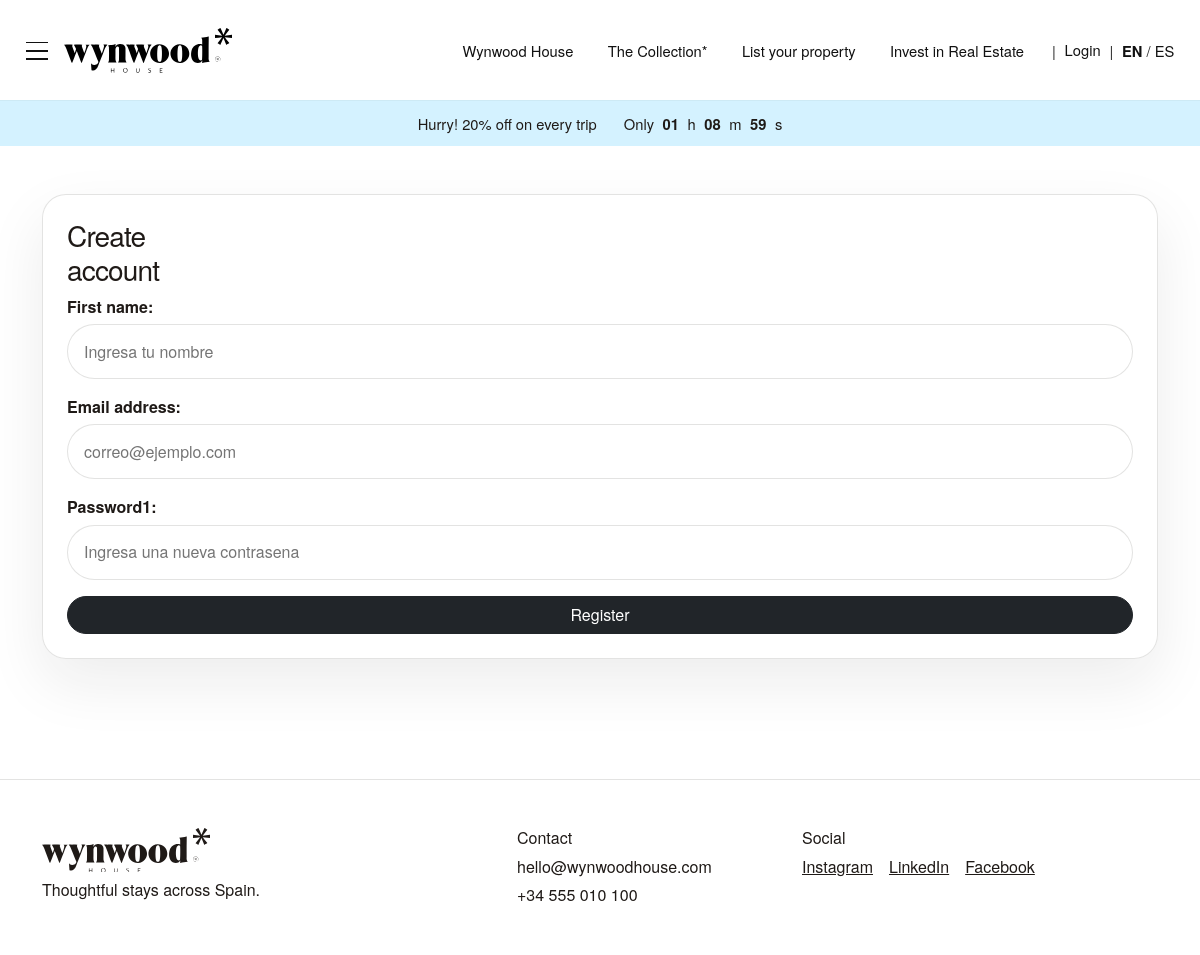
Screenshot of /register/ with the database file from the repository.
### bookings/models.py (models this page shows, shortened)
class TimestampedModel(models.Model):
    created_at = models.DateTimeField(auto_now_add=True)
    updated_at = models.DateTimeField(auto_now=True)
    class Meta:
        abstract = True

class NavigationItem(TimestampedModel):
    title_es = models.CharField(max_length=120)
    title_en = models.CharField(max_length=120)
    url = models.CharField(max_length=255)
    sort_order = models.PositiveIntegerField(default=0)
    is_active = models.BooleanField(default=True)
    class Meta:
        ordering = ["sort_order", "id"]

class SiteConfiguration(TimestampedModel):
    site_name = models.CharField(max_length=120, default="Wynwood House")
    contact_email = models.EmailField(default="hello@wynwoodhouse.com")
    contact_phone = models.CharField(max_length=40, default="+34 555 010 100")
    promo_text_es = models.CharField(max_length=180, blank=True)
    promo_text_en = models.CharField(max_length=180, blank=True)
    promo_timer_label_es = models.CharField(max_length=120, blank=True)
    promo_timer_label_en = models.CharField(max_length=120, blank=True)
    instagram_url = models.URLField(blank=True)
    linkedin_url = models.URLField(blank=True)
    facebook_url = models.URLField(blank=True)
    app_store_url = models.URLField(blank=True)
    google_play_url = models.URLField(blank=True)
    contact_cta_email = models.EmailField(default="hello@wynwoodhouse.com")
    confirmation_tagline = models.CharField(max_length=180, default="Home Experience, Hotel Quality")
    confirmation_social = models.CharField(max_length=120, default="@wynwood.house")
    confirmation_policy_url = models.URLField(blank=True)
    vat_rate = models.DecimalField(max_digits=5, decimal_places=4, default=0.1600)
    city_tax_rate = models.DecimalField(max_digits=5, decimal_places=4, default=0.0300)
    loyalty_discount = models.DecimalField(max_digits=10, decimal_places=2, default=18.00)
    default_points_divisor = models.PositiveIntegerField(default=2)

### bookings/views.py (the view, shortened to what this page needs)
# urls.py: path("register/", RegisterView.as_view(), name="register"),
class RegisterView(LanguageContextMixin, FormView):
    template_name = "bookings/register.html"
    form_class = RegisterForm

### bookings/forms.py (shortened to what this page needs)
class RegisterForm(forms.ModelForm):
    password1 = forms.CharField(widget=forms.PasswordInput())
    class Meta:
        model = User
        fields = ["first_name", "email"]
    def __init__(self, *args, **kwargs):
        super().__init__(*args, **kwargs)
        self.fields["password1"].widget = forms.PasswordInput(render_value=True)
        placeholders = {
            "first_name": "Ingresa tu nombre",
            "email": "correo@ejemplo.com",
            "password1": "Ingresa una nueva contrasena",
        }
        for name, field in self.fields.items():
            field.widget.attrs.update({"class": "checkout-input"})
            if name in placeholders:
                field.widget.attrs["placeholder"] = placeholders[name]

class SearchForm(forms.Form):
    city = forms.ModelChoiceField(queryset=City.objects.none(), required=False, empty_label="Any city")
    check_in = forms.DateField(required=False, widget=DateInput())
    check_out = forms.DateField(required=False, widget=DateInput())
    guests = forms.IntegerField(required=False, min_value=1, max_value=20)
    def __init__(self, *args, **kwargs):
        super().__init__(*args, **kwargs)
        self.fields["city"].queryset = City.objects.all()
        self.fields["city"].empty_label = "Ciudad o destino"
        self.fields["city"].widget.attrs.update({"class": "hero-select"})
        self.fields["check_in"].widget.attrs.update({"class": "hero-date", "aria-label": "Check in"})
        self.fields["check_out"].widget.attrs.update({"class": "hero-date", "aria-label": "Check out"})
        self.fields["guests"].widget.attrs.update({"class": "hero-guests", "placeholder": "Numero de huespedes"})

### bookings/context_processors.py (called while the page is built)
def global_settings(request):
    language = request.session.get("language", "en")
    return {
        "current_language": language,
        "site_settings": get_site_configuration(),
        "navigation_items": get_navigation_items(language),
        "footer_sections": get_footer_sections(language),
    }

### bookings/utils.py (called while the page is built)
def get_current_language(request):
    language = request.GET.get("lang") or request.session.get("language") or settings.LANGUAGE_CODE
    if language not in {"en", "es"}:
        language = "en"
    request.session["language"] = language
    return language

def get_site_configuration():
    return SiteConfiguration.objects.order_by("id").first()

def localize_navigation_item(item, language):
    item.display_title = item.title_es if language == "es" else item.title_en
    return item

### bookings/templates/bookings/register.html (shortened to what this page needs)
{% extends "bookings/base.html" %}
{% block content %}
<section class="section-block pt-5">
    <div class="container">
        <div class="auth-shell mx-auto">
            <h1 class="h3">{{ ui.register_title }}</h1>
            <form method="post">
                {{ form.as_p }}
                <button class="btn btn-dark w-100 rounded-pill" type="submit">{{ ui.nav_register }}</button>
            </form>
        </div>
    </div>
</section>
{% endblock %}

### bookings/templates/bookings/partials/header.html (shortened to what this page needs)
<header class="site-header">
    <nav class="navbar navbar-expand-lg">
        <div class="container-fluid nav-shell">
            <div class="header-left">
                <button class="menu-toggle" type="button" data-bs-toggle="collapse" data-bs-target="#navMenu" aria-label="{{ ui.header_menu }}">
                    <span></span>
                    <span></span>
                    <span></span>
                </button>
            </div>
            <a class="navbar-brand fw-semibold" href="{% url 'home' %}">
                {% include "bookings/partials/wynwood_house_logo.html" %}
            </a>
            <div class="collapse navbar-collapse" id="navMenu">
                <ul class="navbar-nav ms-auto mb-2 mb-lg-0 nav-links-row">
                    {% for item in navigation_items %}
                        <li class="nav-item"><a class="nav-link" href="{{ item.url }}">{{ item.display_title }}</a></li>
                    {% endfor %}
                </ul>
                <div class="d-flex align-items-center nav-actions">
                    <span class="nav-actions-separator">|</span>
                    {% if request.user.is_authenticated %}
                        <form method="post" action="{% url 'logout' %}" class="nav-actions-auth-form">
                            {% csrf_token %}
                            <button type="submit" class="nav-link nav-button-link nav-meta-link">{{ ui.nav_logout }}</button>
                        </form>
                    {% else %}
                        <a href="{% url 'login' %}" class="nav-link nav-meta-link">{{ ui.header_login }}</a>
                    {% endif %}
                    <span class="nav-actions-separator">|</span>
                    <div class="language-switch">
                        <a href="{% url 'set-language' 'en' %}?next={{ request.get_full_path|urlencode }}" class="{% if current_language == 'en' %}active{% endif %}">EN</a>
                        <span>/</span>
                        <a href="{% url 'set-language' 'es' %}?next={{ request.get_full_path|urlencode }}" class="{% if current_language == 'es' %}active{% endif %}">ES</a>
                    </div>
                </div>
            </div>
        </div>
    </nav>
    {% if site_settings and site_settings.promo_text_es and site_settings.promo_text_en %}
        <div class="promo-strip">
            <div class="promo-copy">{% if current_language == 'es' %}{{ site_settings.promo_text_es }}{% else %}{{ site_settings.promo_text_en }}{% endif %}</div>
            <div class="promo-timer">
                {% if current_language == 'es' %}{{ site_settings.promo_timer_label_es|default:ui.promo_timer_fallback }}{% else %}{{ site_settings.promo_timer_label_en|default:ui.promo_timer_fallback }}{% endif %}
                <strong>01</strong> h <strong>08</strong> m <strong>59</strong> s
            </div>
        </div>
    {% endif %}
</header>

### bookings/templates/bookings/partials/footer.html
<footer class="site-footer">
    <div class="container py-5">
        <div class="row g-4 align-items-start">
            <div class="col-md-5">
                <div class="footer-brand">{% include "bookings/partials/wynwood_house_logo.html" %}</div>
                <p class="mb-0">{{ ui.footer_copy }}</p>
            </div>
            <div class="col-md-3">
                <h6>{{ ui.footer_contact }}</h6>
                <p class="mb-1">{{ site_settings.contact_email|default:"hello@wynwoodhouse.com" }}</p>
                <p class="mb-0">{{ site_settings.contact_phone|default:"+34 555 010 100" }}</p>
            </div>
            <div class="col-md-4">
                <h6>{{ ui.footer_social }}</h6>
                <div class="d-flex gap-3">
                    <a href="{{ site_settings.instagram_url|default:'#' }}">Instagram</a>
                    <a href="{{ site_settings.linkedin_url|default:'#' }}">LinkedIn</a>
                    <a href="{{ site_settings.facebook_url|default:'#' }}">Facebook</a>
                </div>
            </div>
        </div>
    </div>
</footer>

### static/bookings/css/site.css (style rules this page uses)
:root { --wh-ink: #1f1a17; --wh-sand: #f3ede4; --wh-terracotta: #b55d3d; --wh-olive: #63745d; --wh-line: rgba(31, 26, 23, 0.12); --wh-shadow: 0 24px 60px rgba(31, 26, 23, 0.08); --wh-font: "Acumin Variable Concept", "Acumin Pro", "Helvetica Neue", Helvetica, Arial, sans-serif; }
body { font-family: var(--wh-font); background: #fff; color: var(--wh-ink); }
a { color: inherit; }
.site-header { position: sticky; top: 0; z-index: 100; background: #fff; border-bottom: 0; }
.nav-shell { padding: 0.95rem 1.6rem 0.9rem; display: grid; grid-template-columns: auto auto 1fr; align-items: center; gap: 1rem; }
.navbar-brand, .footer-brand { display: inline-flex; align-items: flex-start; justify-self: start; margin: 0; text-decoration: none; line-height: 0; }
.header-left { display: flex; align-items: center; gap: 0.6rem; }
.navbar-collapse { justify-content: flex-end; }
.nav-links-row, .nav-actions, .language-switch { align-items: center; }
.nav-links-row .nav-link, .nav-button-link { display: inline-block; padding: 0; font-size: 0.95rem; text-decoration: none; color: #111; }
.nav-links-row { gap: 1.15rem; }
.nav-actions { gap: 0.55rem; margin-left: 1.25rem; color: #111; }
.nav-actions-separator, .language-switch span { color: rgba(17, 17, 17, 0.9); }
.nav-meta-link { font-size: 0.92rem; line-height: 1; color: #111; }
.menu-toggle { border: 0; background: transparent; width: 22px; height: 18px; display: inline-flex; flex-direction: column; justify-content: space-between; padding: 0; }
.menu-toggle span { display: block; height: 1.9px; width: 100%; background: #111; }
.navbar .nav-link, .nav-actions, .promo-strip { font-size: 0.92rem; }
.language-switch a { text-decoration: none; opacity: 1; color: #111; }
.language-switch a.active { opacity: 1; font-weight: 700; }
.promo-strip { min-height: 46px; background: #d4f2ff; display: flex; align-items: center; justify-content: center; gap: 1.7rem; padding: 0.35rem 1rem; border-top: 1px solid rgba(31, 26, 23, 0.04); }
.promo-timer strong { margin: 0 0.28rem; }
.hero-section, .section-block { padding: 4.5rem 0; }
h1, h2, h3, .price-lg { letter-spacing: -0.03em; }
h1 { font-size: clamp(2.5rem, 6vw, 4.6rem); max-width: 10ch; }
.search-panel, .booking-card, .summary-card, .auth-shell, .confirmation-shell, .empty-state { background: rgba(255, 255, 255, 0.78); border: 1px solid var(--wh-line); border-radius: 1.5rem; padding: 1.5rem; box-shadow: var(--wh-shadow); }
.search-panel select, .search-panel input, .booking-card input, .booking-card textarea, .auth-shell input, .auth-shell textarea, .auth-shell select { width: 100%; border: 1px solid var(--wh-line); border-radius: 999px; padding: 0.9rem 1rem; background: #fff; }
.site-footer { border-top: 1px solid var(--wh-line); margin-top: 3rem; }
form p { margin-bottom: 1rem; }
label { display: block; margin-bottom: 0.35rem; font-weight: 600; }

### rows the page displays
NavigationItem: display_title "Wynwood House"
NavigationItem: display_title "The Collection*"
NavigationItem: display_title "List your property"
NavigationItem: display_title "Invest in Real Estate"
SiteConfiguration: promo_text_en "Hurry! 20% off on every trip", promo_timer_label_en "Only", contact_email "hello@wynwoodhouse.com", contact_phone "+34 555 010 100"

### other values shown
{{ ui.header_login }} "Login"
{{ ui.register_title }} "Create account"
{{ ui.nav_register }} "Register"
{{ ui.footer_copy }} "Thoughtful stays across Spain."
{{ ui.footer_contact }} "Contact"
{{ ui.footer_social }} "Social"
